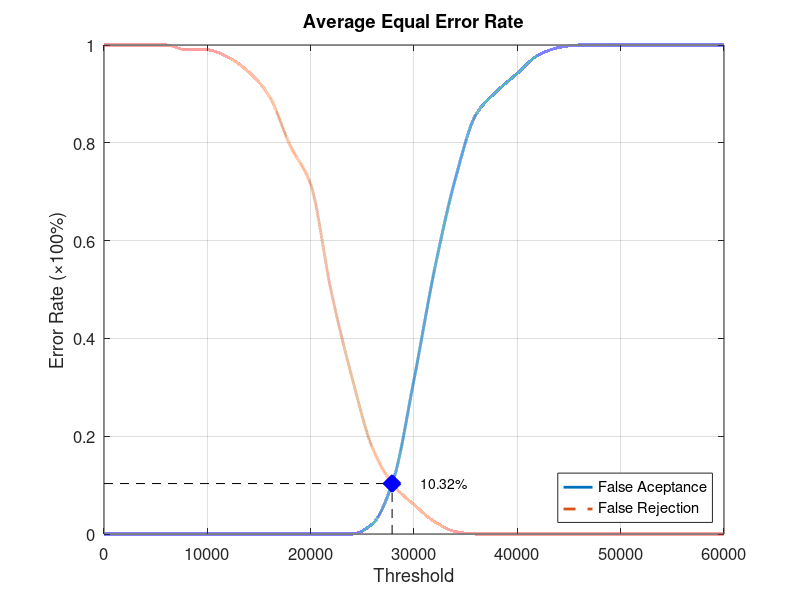
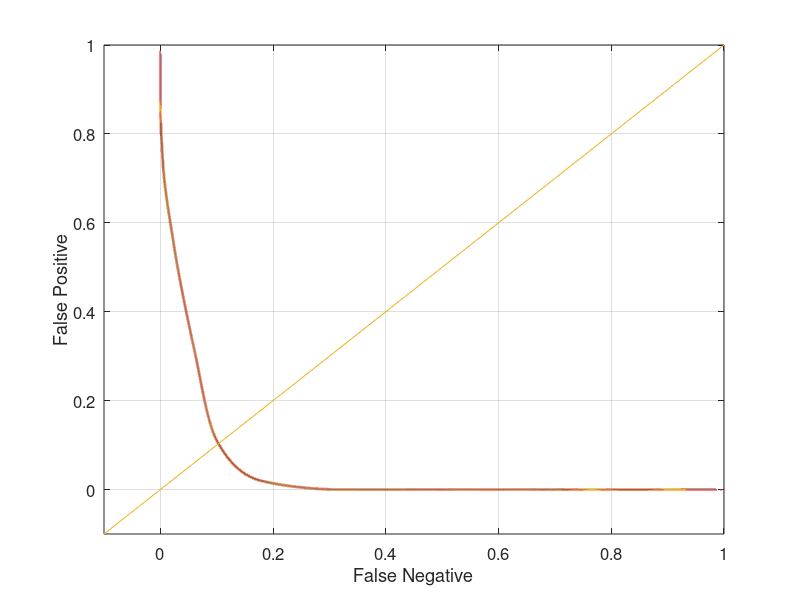

Recreate these plots in MATLAB, in order.
function yEER = Database5_1
close all;
clear;
clc;
x = 0:2000:60000;
xq = 0:0.5:60000;

y0 = [0 0 0 0 0 0 0 0 0 0 0 0 0 0.0210526 0.110526 0.315789 0.542105 0.726316 0.857895 0.905263 0.942105 0.978947 0.994737 1 1 1 1 1 1 1 1];
yy0 = interp1(x, y0, xq, 'pchip');
y1 = [1 1 1 1 0.99 0.99 0.975 0.945 0.895 0.795 0.715 0.495 0.32 0.175 0.1 0.06 0.025 0.005 0 0 0 0 0 0 0 0 0 0 0 0 0];
yy1 = interp1(x, y1, xq, 'pchip');

% Calculating EER: 
y2 = abs(y0 - y1);
find(y2 == min(y2))
yy2 = abs(yy0 - yy1);
xEER = find(yy2 == min(yy2));
xEERIndex = xq(xEER) % X-axis EER
yEER = yy0(xEER) % Y-axis EER

main = figure
plot(xq, yy0,'-','LineWidth', 2);	hold on
plot(xq, yy1,'--','LineWidth', 2);	hold on
plot([xEERIndex xEERIndex], [0 yEER], 'k--');	hold on
plot([0 xEERIndex], [yEER yEER], 'k--');	hold on
plot(xEERIndex, yEER, 'bx', 'LineWidth', 10);	hold on
text(xEERIndex + 10 * xEERIndex / 100, yEER, [num2str(round((10000 * yEER)) / 100) '%'])
legend('False Aceptance', 'False Rejection', 'Location', 'SouthEast')
xlabel('Threshold')
ylabel('Error Rate (\times100%)')
title('Average Equal Error Rate')
set(gca, 'FontSize', 12)
axis([0 60000 0 1])
grid on

print(main, 'Database5_1Main', '-dpng');
FNRxFPR = figure('Color', [1 1 1]);
plot(yy1, yy0, '-', yy1, yy0, 'LineWidth', 2);
hold on
y = -0.1:0.1:1
plot(y, y); 
set(gca, 'FontSize', 12)
xlabel('False Negative')
ylabel('False Positive')
axis([-0.1 1 -0.1 1])
set(gca, 'FontSize', 12)
grid on

print(FNRxFPR, 'Database5_1FNRxFPR','-dpng');
end
